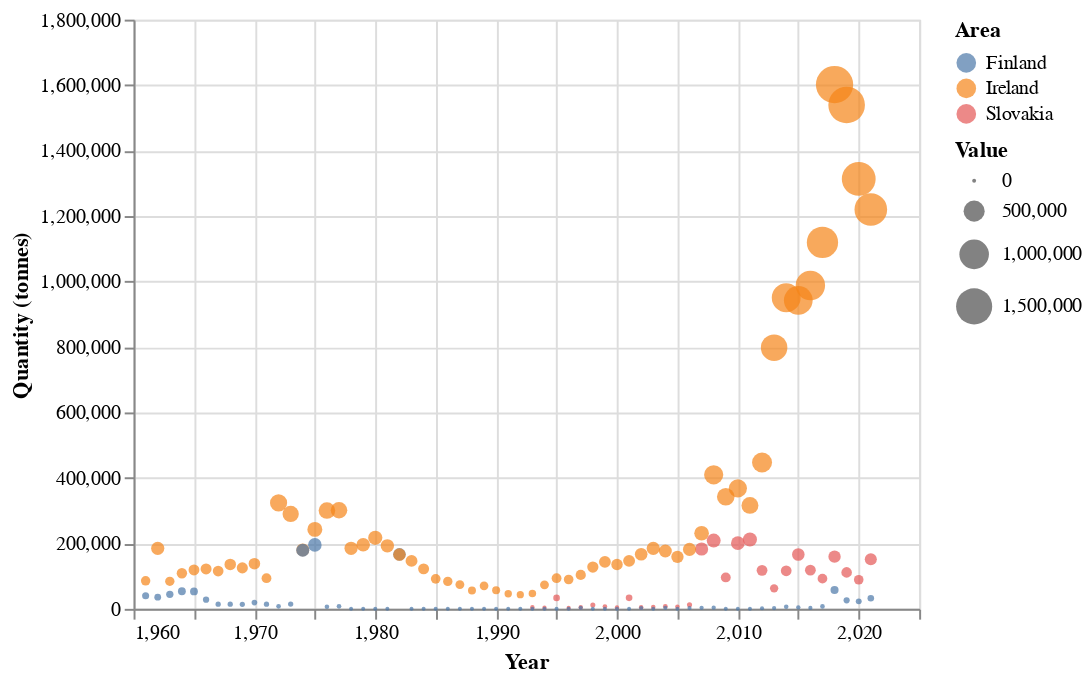

The code cell stored with this chart in its notebook:
### Code cell
#!pip install altair
import altair as alt

input_dropdown = alt.binding_select(options=top_10_items_ire, name='Item')
select_item = alt.selection_single(
    name='Select Import Item', fields=['Item'], init={'Item': top_10_items_ire[0]},
    bind=input_dropdown)
alt.Chart(top_10_items_data_qtt).mark_point(filled=True).encode(
    alt.X('Year', scale=alt.Scale(zero=False)),
    alt.Y('Value', scale=alt.Scale(zero=False), title='Quantity (tonnes)'),
    alt.Size('Value:Q'),
    alt.Color('Area:N'),
    alt.Order('Value:Q', sort='descending'),
    tooltip='Value:N'
).add_selection(select_item).transform_filter(select_item)

### Figure 1 — Vega-Lite specification as saved in the notebook (floating-point values rounded to 4 significant figures; data arrays with more than 128 entries replaced by an {"elided": "..."} marker saying what was removed)
{"config": {"view": {"continuousWidth": 400, "continuousHeight": 300}}, "data": {"name": "data-51a7ab71426025a7b24184eb27aba1a8"}, "mark": {"type": "point", "filled": true}, "encoding": {"color": {"field": "Area", "type": "nominal"}, "order": {"field": "Value", "sort": "descending", "type": "quantitative"}, "size": {"field": "Value", "type": "quantitative"}, "tooltip": {"field": "Value", "type": "nominal"}, "x": {"field": "Year", "scale": {"zero": false}, "type": "quantitative"}, "y": {"field": "Value", "scale": {"zero": false}, "title": "Quantity (tonnes)", "type": "quantitative"}}, "selection": {"Select Import Item": {"type": "single", "fields": ["Item"], "init": {"Item": "Maize (corn)"}, "bind": {"input": "select", "options": ["Maize (corn)", "Wheat", "Cake of  soya beans", "Food wastes", "Molasses", "Raw milk of cattle", "Brewing or distilling dregs and waste", "Other non-alcoholic caloric beverages", "Bran of wheat", "Gluten feed and meal"], "name": "Item"}}}, "transform": [{"filter": {"selection": "Select Import Item"}}], "$schema": "https://vega.github.io/schema/vega-lite/v4.17.0.json", "datasets": {"data-51a7ab71426025a7b24184eb27aba1a8": {"elided": "1510 records"}}}
